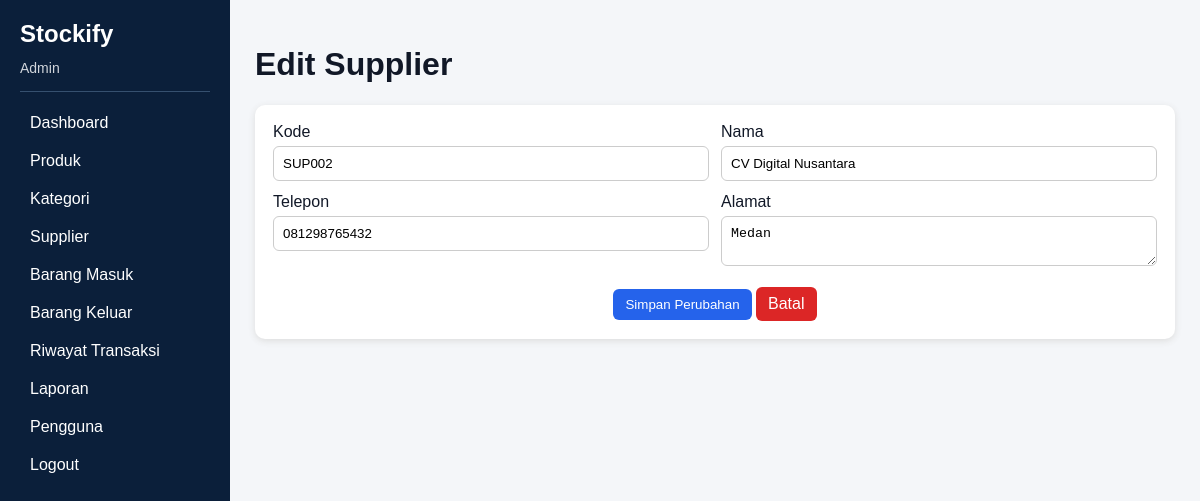
Page /public/suppliers/edit.php?id=2 (signed in) on the committed database.
### tables this page shows
CREATE TABLE suppliers(id INT AUTO_INCREMENT PRIMARY KEY,code VARCHAR(30) UNIQUE NOT NULL,name VARCHAR(100) NOT NULL,phone VARCHAR(30),address TEXT,created_at TIMESTAMP DEFAULT CURRENT_TIMESTAMP);

### helpers/auth.php (called while the page is built, shortened)
<?php
function e($v){return htmlspecialchars((string)($v??''),ENT_QUOTES,'UTF-8');}
?>

### public/suppliers/edit.php (the view, shortened to what this page needs)
<?php
require_once __DIR__.'/../../config/database.php';
require_once __DIR__.'/../../helpers/auth.php';
$id = isset($_GET['id']) ? (int)$_GET['id'] : 0;
$q = $pdo->prepare(
    'SELECT *
     FROM suppliers
     WHERE id=?'
);
$q->execute([$id]);
$supplier = $q->fetch();
require __DIR__.'/../../views/header.php';
?>
<div class="card">
    <form method="post" class="grid">
        <div>
            <label>Kode</label>
            <input
                type="text"
                name="code"
                value="<?=e($supplier['code'])?>"
                required
            >
        </div>
        <div>
            <label>Nama</label>
            <input
                type="text"
                name="name"
                value="<?=e($supplier['name'])?>"
                required
            >
        </div>
        <div>
            <label>Telepon</label>
            <input
                type="text"
                name="phone"
                value="<?=e($supplier['phone'])?>"
            >
        </div>
        <div>
            <label>Alamat</label>
            <textarea name="address"><?=e($supplier['address'])?></textarea>
        </div>
        <div style="grid-column: 1 / -1; text-align: center; margin-top: 5px;">
            <button
                type="submit"
                class="btn"
            >
                Simpan Perubahan
            </button>
            <a
                href="index.php"
                class="btn red"
            >
                Batal
            </a>
        </div>
    </form>
</div>
<?php
require __DIR__.'/../../views/footer.php';
?>

### views/header.php (style rules this page uses)
* { box-sizing: border-box; }
body { margin: 0; font-family: Arial; background: #F4F6F9; color: #111827; }
.card { background: #fff; padding: 18px; border-radius: 10px; margin-bottom: 18px; box-shadow: 0 2px 7px #ddd; }
.grid { display: grid; grid-template-columns: repeat(2, 1fr); gap: 12px; }
input, select, textarea { width: 100%; padding: 9px; border: 1px solid #ccc; border-radius: 6px; margin-top: 5px; }
.btn { display: inline-block; padding: 8px 12px; border: 0; border-radius: 6px; background: #2563EB; color: #fff; text-decoration: none; cursor: pointer; }
.red { background: #DC2626; }

### rows in the picture
suppliers: code "SUP002", name "CV Digital Nusantara", phone "081298765432", address "Medan"

### other values in the picture
$u['role'] "Admin"
$title "Edit Supplier"
